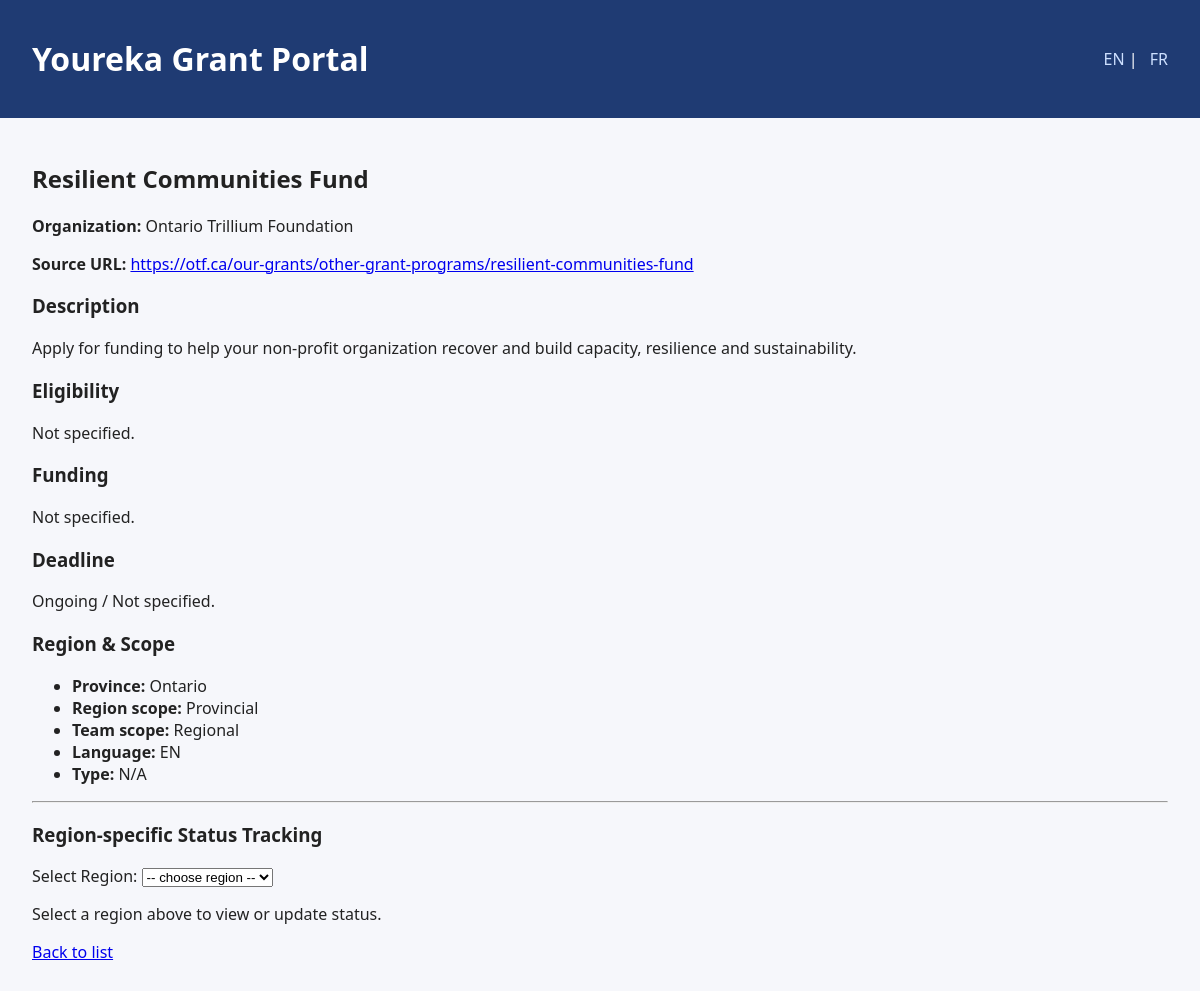
The page /grant/4 on the database as committed earlier.
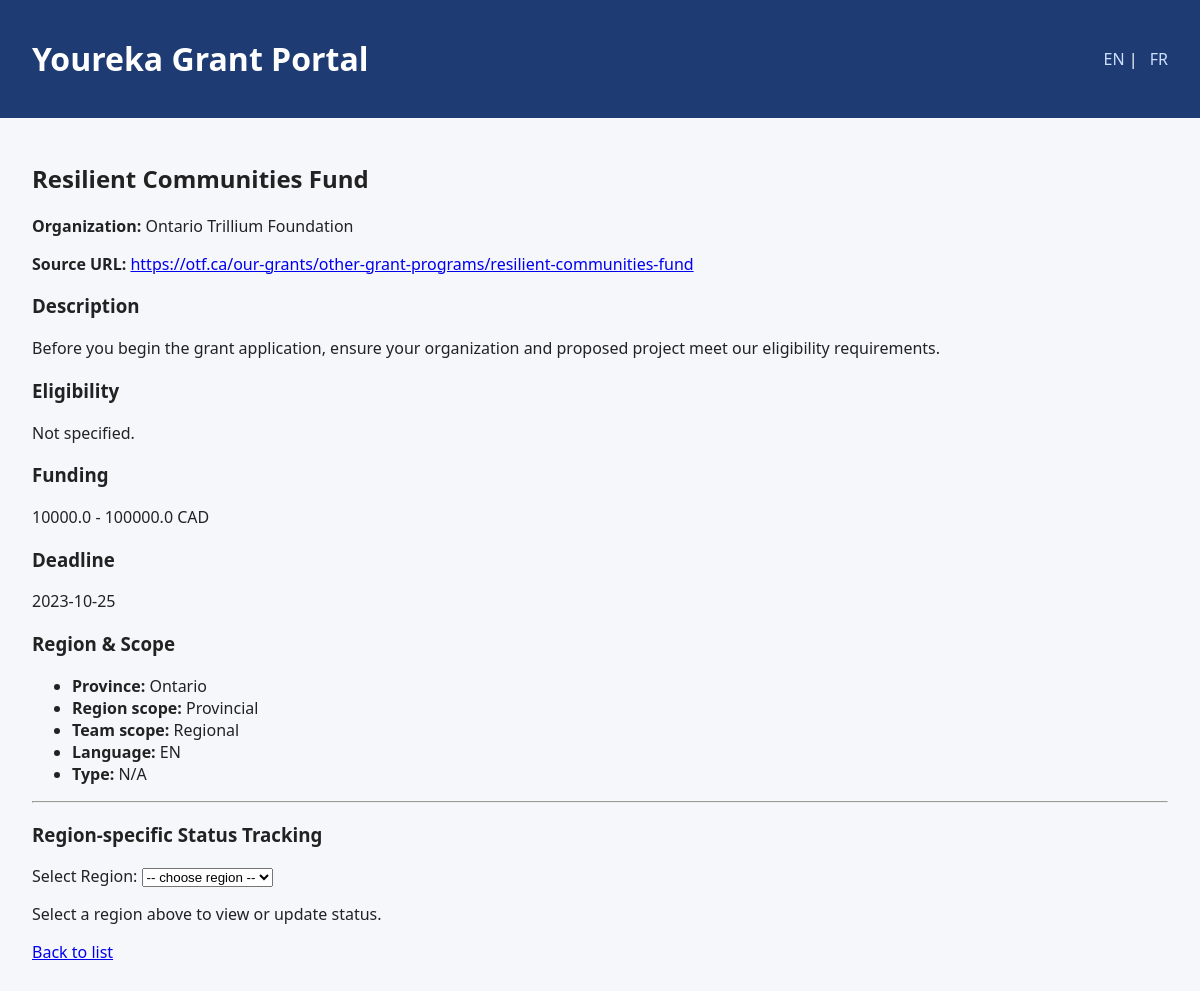
The same page on the database as committed later.
### youreka/models.py (models this page shows, shortened)
class Grant(db.Model):
    __tablename__ = "grants"
    id = db.Column(db.Integer, primary_key=True)
    name_en = db.Column(db.String(255), nullable=False)
    name_fr = db.Column(db.String(255))
    description_en = db.Column(db.Text)
    description_fr = db.Column(db.Text)
    eligibility_en = db.Column(db.Text)
    eligibility_fr = db.Column(db.Text)
    organization_id = db.Column(db.Integer, db.ForeignKey("organizations.id"))
    organization = db.relationship("Organization", back_populates="grants")
    category = db.Column(db.String(100))  # e.g., "Education", "Youth"
    province = db.Column(db.String(50))
    region_scope = db.Column(db.String(50))  # e.g., "National", "Provincial"
    country = db.Column(db.String(50), default="Canada")
    team_scope = db.Column(db.String(50))    # "National", "Regional"
    individual_type = db.Column(db.String(20))  # "individual", "organization", "both"
    funding_min = db.Column(db.Float)
    funding_max = db.Column(db.Float)
    currency = db.Column(db.String(10), default="CAD")
    deadline_date = db.Column(db.Date, nullable=True)
    ongoing_flag = db.Column(db.Boolean, default=False)
    language = db.Column(db.String(20), default="EN")  # "EN", "FR", "Bilingual"
    is_ngo_only = db.Column(db.Boolean, default=False)
    source_url = db.Column(db.String(255))
    external_id = db.Column(db.String(255), unique=True)
    created_at = db.Column(db.DateTime, default=datetime.utcnow)
    updated_at = db.Column(
        db.DateTime, default=datetime.utcnow, onupdate=datetime.utcnow
    )
    statuses = db.relationship("GrantStatus", back_populates="grant")

### youreka/grants/routes.py (the view, shortened to what this page needs)
@bp.route("/grant/<int:grant_id>", methods=["GET", "POST"])
def grant_detail(grant_id):
    grant = Grant.query.get_or_404(grant_id)
    regions = Region.query.filter_by(is_active=True).all()
    selected_region_id = request.args.get("region_id", type=int)
    region = None
    status_record = None
    if selected_region_id:
        region = Region.query.get(selected_region_id)
        if region:
            status_record = GrantStatus.query.filter_by(
                grant_id=grant.id, region_id=region.id
            ).first()
    return render_template(
        "grants/detail.html",
        grant=grant,
        regions=regions,
        selected_region=region,
        status_record=status_record,
    )

### youreka/templates/grants/detail.html (shortened to what this page needs)
{% extends "base.html" %}
{% block content %}
<h2>{{ grant.name_en }}</h2>
<p><strong>Organization:</strong> {{ grant.organization.name if grant.organization else "N/A" }}</p>
<p><strong>Source URL:</strong>
  {% if grant.source_url %}
    <a href="{{ grant.source_url }}" target="_blank">{{ grant.source_url }}</a>
  {% else %}
    N/A
  {% endif %}
</p>
<h3>Description</h3>
<p>{{ grant.description_en or "No description available." }}</p>
<h3>Eligibility</h3>
<p>{{ grant.eligibility_en or "Not specified." }}</p>
<h3>Funding</h3>
<p>
  {% if grant.funding_min or grant.funding_max %}
    {{ grant.funding_min or "?" }} - {{ grant.funding_max or "?" }} {{ grant.currency }}
  {% else %}
    Not specified.
  {% endif %}
</p>
<h3>Deadline</h3>
<p>
  {% if grant.deadline_date %}
    {{ grant.deadline_date.strftime("%Y-%m-%d") }}
  {% else %}
    Ongoing / Not specified.
  {% endif %}
</p>
<h3>Region & Scope</h3>
<ul>
  <li><strong>Province:</strong> {{ grant.province or "N/A" }}</li>
  <li><strong>Region scope:</strong> {{ grant.region_scope or "N/A" }}</li>
  <li><strong>Team scope:</strong> {{ grant.team_scope or "N/A" }}</li>
  <li><strong>Language:</strong> {{ grant.language }}</li>
  <li><strong>Type:</strong> {{ grant.individual_type or "N/A" }}</li>
</ul>
<hr />
<h3>Region-specific Status Tracking</h3>
<form method="get">
  <label for="region_id">Select Region:</label>
  <select name="region_id" id="region_id" onchange="this.form.submit()">
    <option value="">-- choose region --</option>
  </select>
</form>
{% if selected_region %}
  <h4>Status for {{ selected_region.name_en }}</h4>
  <form method="post">
    <input type="hidden" name="region_id" value="{{ selected_region.id }}" />
    <label>Status:</label>
    <select name="status">
      {% set current_status = status_record.status if status_record else "Not Started" %}
      {% for opt in ["Not Started", "In Progress", "Submitted", "Rejected", "Awarded"] %}
        <option value="{{ opt }}" {% if opt == current_status %}selected{% endif %}>{{ opt }}</option>
      {% endfor %}
    </select>
    <label>Notes:</label>
    <textarea name="notes" rows="4" cols="50">{{ status_record.notes if status_record else "" }}</textarea>
    <button type="submit">Save Status</button>
  </form>
{% else %}
  <p>Select a region above to view or update status.</p>
{% endif %}
<p><a href="{{ url_for('grants.index') }}">Back to list</a></p>
{% endblock %}

Rows that differ between the two databases and show on the page:
changed Grant "Resilient Communities Fund": description_en "Apply for funding to help your non-profit organization recover and build capacity, resilience and sustainability." → "Before you begin the grant application, ensure your organization and proposed project meet our eligibility requirements."; funding_min (not shown) → "10000.0"; funding_max (not shown) → "100000.0"; currency (not shown) → "CAD"; deadline_date (not shown) → "2023-10-25"
Other text that changed with them:
text no longer shown: "Not specified. Ongoing / Not specified."
